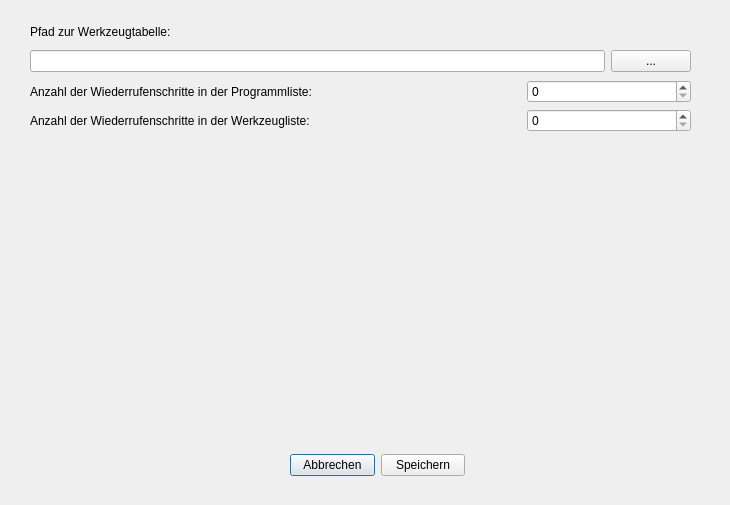
<?xml version="1.0" encoding="UTF-8"?>
<ui version="4.0">
 <class>dialog_settings</class>
 <widget class="QDialog" name="dialog_settings">
  <property name="geometry">
   <rect>
    <x>0</x>
    <y>0</y>
    <width>730</width>
    <height>505</height>
   </rect>
  </property>
  <property name="windowTitle">
   <string>Einstellungen</string>
  </property>
  <property name="modal">
   <bool>true</bool>
  </property>
  <widget class="QWidget" name="layoutWidget">
   <property name="geometry">
    <rect>
     <x>290</x>
     <y>450</y>
     <width>175</width>
     <height>31</height>
    </rect>
   </property>
   <layout class="QHBoxLayout" name="horizontalLayout">
    <property name="spacing">
     <number>6</number>
    </property>
    <property name="topMargin">
     <number>0</number>
    </property>
    <property name="bottomMargin">
     <number>0</number>
    </property>
    <item>
     <widget class="QPushButton" name="pushButton_cancel">
      <property name="text">
       <string>Abbrechen</string>
      </property>
     </widget>
    </item>
    <item>
     <widget class="QPushButton" name="pushButton_save">
      <property name="text">
       <string>Speichern</string>
      </property>
     </widget>
    </item>
   </layout>
  </widget>
  <widget class="QWidget" name="layoutWidget">
   <property name="geometry">
    <rect>
     <x>30</x>
     <y>20</y>
     <width>661</width>
     <height>52</height>
    </rect>
   </property>
   <layout class="QVBoxLayout" name="verticalLayout">
    <item>
     <widget class="QLabel" name="label_tooltable">
      <property name="text">
       <string>Pfad zur Werkzeugtabelle:</string>
      </property>
     </widget>
    </item>
    <item>
     <layout class="QHBoxLayout" name="horizontalLayout_2">
      <item>
       <widget class="QLineEdit" name="lineEdit_tooltable"/>
      </item>
      <item>
       <widget class="QPushButton" name="pushButton_tooltable">
        <property name="text">
         <string>...</string>
        </property>
       </widget>
      </item>
     </layout>
    </item>
   </layout>
  </widget>
  <widget class="QWidget" name="">
   <property name="geometry">
    <rect>
     <x>30</x>
     <y>80</y>
     <width>661</width>
     <height>54</height>
    </rect>
   </property>
   <layout class="QGridLayout" name="gridLayout" columnstretch="3,1">
    <item row="0" column="0">
     <widget class="QLabel" name="label_anz_undo_t">
      <property name="text">
       <string>Anzahl der Wiederrufenschritte in der Programmliste:</string>
      </property>
     </widget>
    </item>
    <item row="0" column="1">
     <widget class="QSpinBox" name="spinBox_anz_undo_t"/>
    </item>
    <item row="1" column="0">
     <widget class="QLabel" name="label_anz_undo_w">
      <property name="text">
       <string>Anzahl der Wiederrufenschritte in der Werkzeugliste:</string>
      </property>
     </widget>
    </item>
    <item row="1" column="1">
     <widget class="QSpinBox" name="spinBox_anz_undo_w"/>
    </item>
   </layout>
  </widget>
 </widget>
 <resources/>
 <connections/>
</ui>
